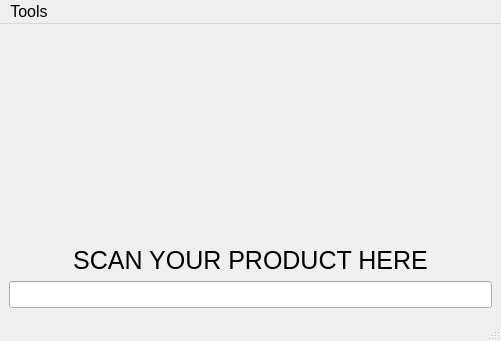
<?xml version="1.0" encoding="UTF-8"?>
<ui version="4.0">
 <class>MainWindow</class>
 <widget class="QMainWindow" name="MainWindow">
  <property name="geometry">
   <rect>
    <x>0</x>
    <y>0</y>
    <width>501</width>
    <height>341</height>
   </rect>
  </property>
  <property name="font">
   <font>
    <pointsize>12</pointsize>
   </font>
  </property>
  <property name="windowTitle">
   <string>MainWindow</string>
  </property>
  <widget class="QWidget" name="centralwidget">
   <layout class="QVBoxLayout" name="verticalLayout">
    <item>
     <spacer name="verticalSpacer_2">
      <property name="orientation">
       <enum>Qt::Vertical</enum>
      </property>
      <property name="sizeHint" stdset="0">
       <size>
        <width>20</width>
        <height>40</height>
       </size>
      </property>
     </spacer>
    </item>
    <item>
     <widget class="QLabel" name="centerLabel">
      <property name="sizePolicy">
       <sizepolicy hsizetype="Preferred" vsizetype="Expanding">
        <horstretch>0</horstretch>
        <verstretch>0</verstretch>
       </sizepolicy>
      </property>
      <property name="text">
       <string/>
      </property>
      <property name="alignment">
       <set>Qt::AlignCenter</set>
      </property>
     </widget>
    </item>
    <item>
     <spacer name="verticalSpacer">
      <property name="orientation">
       <enum>Qt::Vertical</enum>
      </property>
      <property name="sizeHint" stdset="0">
       <size>
        <width>20</width>
        <height>40</height>
       </size>
      </property>
     </spacer>
    </item>
    <item>
     <widget class="QLabel" name="scanProductLabel">
      <property name="font">
       <font>
        <pointsize>19</pointsize>
       </font>
      </property>
      <property name="text">
       <string>SCAN YOUR PRODUCT HERE</string>
      </property>
      <property name="alignment">
       <set>Qt::AlignCenter</set>
      </property>
     </widget>
    </item>
    <item>
     <widget class="QLineEdit" name="barcodeLineEdit"/>
    </item>
   </layout>
  </widget>
  <widget class="QMenuBar" name="menubar">
   <property name="geometry">
    <rect>
     <x>0</x>
     <y>0</y>
     <width>501</width>
     <height>27</height>
    </rect>
   </property>
   <widget class="QMenu" name="menuTools">
    <property name="title">
     <string>Tools</string>
    </property>
    <addaction name="actionSettings"/>
   </widget>
   <addaction name="menuTools"/>
  </widget>
  <widget class="QStatusBar" name="statusbar"/>
  <action name="actionSettings">
   <property name="text">
    <string>Settings</string>
   </property>
  </action>
 </widget>
 <resources/>
 <connections>
  <connection>
   <sender>actionSettings</sender>
   <signal>triggered()</signal>
   <receiver>MainWindow</receiver>
   <slot>showSettingsWidget()</slot>
   <hints>
    <hint type="sourcelabel">
     <x>-1</x>
     <y>-1</y>
    </hint>
    <hint type="destinationlabel">
     <x>250</x>
     <y>170</y>
    </hint>
   </hints>
  </connection>
  <connection>
   <sender>barcodeLineEdit</sender>
   <signal>returnPressed()</signal>
   <receiver>MainWindow</receiver>
   <slot>searchProduct()</slot>
   <hints>
    <hint type="sourcelabel">
     <x>388</x>
     <y>281</y>
    </hint>
    <hint type="destinationlabel">
     <x>497</x>
     <y>286</y>
    </hint>
   </hints>
  </connection>
 </connections>
 <slots>
  <slot>showSettingsWidget()</slot>
  <slot>searchProduct()</slot>
 </slots>
</ui>
